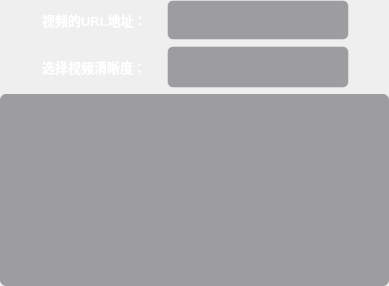
              <widget class="QWidget" name="page2">
               <property name="styleSheet">
                <string notr="true">#page2{
	background-color: rgba(255,255,255,0.0);
}</string>
               </property>
               <layout class="QVBoxLayout" name="verticalLayout_5">
                <property name="leftMargin">
                 <number>0</number>
                </property>
                <property name="topMargin">
                 <number>0</number>
                </property>
                <property name="rightMargin">
                 <number>0</number>
                </property>
                <property name="bottomMargin">
                 <number>0</number>
                </property>
                <item>
                 <layout class="QHBoxLayout" name="functionHorizontalLayout7">
                  <property name="spacing">
                   <number>0</number>
                  </property>
                  <item>
                   <spacer name="functionHorizontalSpacer11">
                    <property name="orientation">
                     <enum>Qt::Orientation::Horizontal</enum>
                    </property>
                    <property name="sizeType">
                     <enum>QSizePolicy::Policy::Fixed</enum>
                    </property>
                    <property name="sizeHint" stdset="0">
                     <size>
                      <width>42</width>
                      <height>20</height>
                     </size>
                    </property>
                   </spacer>
                  </item>
                  <item>
                   <layout class="QHBoxLayout" name="functionHorizontalLayout8">
                    <item>
                     <widget class="QLabel" name="functionLabel4">
                      <property name="minimumSize">
                       <size>
                        <width>125</width>
                        <height>40</height>
                       </size>
                      </property>
                      <property name="maximumSize">
                       <size>
                        <width>125</width>
                        <height>40</height>
                       </size>
                      </property>
                      <property name="styleSheet">
                       <string notr="true">QLabel{
	color: white;
	font-size: 10pt;
	font-family: &quot;黑体&quot;;
	font-weight: bold;
}</string>
                      </property>
                      <property name="text">
                       <string>视频的URL地址：</string>
                      </property>
                     </widget>
                    </item>
                    <item>
                     <widget class="QLineEdit" name="videoLineEdit2">
                      <property name="minimumSize">
                       <size>
                        <width>0</width>
                        <height>1</height>
                       </size>
                      </property>
                      <property name="maximumSize">
                       <size>
                        <width>16777215</width>
                        <height>40</height>
                       </size>
                      </property>
                      <property name="styleSheet">
                       <string notr="true">QLineEdit{
	border: 0px;
	outline: none;
	border-radius: 6px;
	padding: 0px 20px;
	font-size: 15px;
	background-color: rgba(35, 36, 41,0.4);
	border: 1px solid rgba(255,255,255,0.3);;
	color: white;
}

QLineEdit:focus{
	border: 1px solid #54A9FF;
}
</string>
                      </property>
                     </widget>
                    </item>
                   </layout>
                  </item>
                  <item>
                   <spacer name="functionHorizontalSpacer12">
                    <property name="orientation">
                     <enum>Qt::Orientation::Horizontal</enum>
                    </property>
                    <property name="sizeType">
                     <enum>QSizePolicy::Policy::Fixed</enum>
                    </property>
                    <property name="sizeHint" stdset="0">
                     <size>
                      <width>40</width>
                      <height>20</height>
                     </size>
                    </property>
                   </spacer>
                  </item>
                 </layout>
                </item>
                <item>
                 <layout class="QHBoxLayout" name="functionHorizontalLayout9">
                  <property name="spacing">
                   <number>0</number>
                  </property>
                  <item>
                   <spacer name="functionHorizontalSpacer13">
                    <property name="orientation">
                     <enum>Qt::Orientation::Horizontal</enum>
                    </property>
                    <property name="sizeType">
                     <enum>QSizePolicy::Policy::Fixed</enum>
                    </property>
                    <property name="sizeHint" stdset="0">
                     <size>
                      <width>42</width>
                      <height>20</height>
                     </size>
                    </property>
                   </spacer>
                  </item>
                  <item>
                   <layout class="QHBoxLayout" name="functionHorizontalLayout10">
                    <item>
                     <widget class="QLabel" name="functionLabel5">
                      <property name="minimumSize">
                       <size>
                        <width>125</width>
                        <height>40</height>
                       </size>
                      </property>
                      <property name="maximumSize">
                       <size>
                        <width>125</width>
                        <height>40</height>
                       </size>
                      </property>
                      <property name="styleSheet">
                       <string notr="true">QLabel{
	color: white;
	font-size: 10pt;
	font-family: &quot;黑体&quot;;
	font-weight: bold;
}</string>
                      </property>
                      <property name="text">
                       <string>选择视频清晰度：</string>
                      </property>
                     </widget>
                    </item>
                    <item>
                     <widget class="QComboBox" name="ClarityComboBox">
                      <property name="enabled">
                       <bool>true</bool>
                      </property>
                      <property name="styleSheet">
                       <string notr="true">QComboBox{
	height: 40px;
	border: 0px;
	outline: none;
	border-radius: 6px;
	padding: 0px 20px;
	background-color: rgba(35, 36, 41,0.4);
	border: 1px solid rgba(255,255,255,0.3);;
	color: white;
}

QComboBox::drop-down{
	width: 40px;
	height: 40px;
	background-color: rgba(35, 36, 41,0);
	border-radius: 6px;
}

QComboBox::down-arrow{	
	image: url(:/icons/res/icons/下箭头.png);
	width: 35px;
	height: 35px;
}

QComboBox:focus{
	border: 1px solid #54A9FF;
}

QComboBox QAbstractItemView {
	border: 1px solid #54A9FF;
	background-color: rgb(35, 36, 41);
	color: white;
}</string>
                      </property>
                     </widget>
                    </item>
                   </layout>
                  </item>
                  <item>
                   <spacer name="functionHorizontalSpacer14">
                    <property name="orientation">
                     <enum>Qt::Orientation::Horizontal</enum>
                    </property>
                    <property name="sizeType">
                     <enum>QSizePolicy::Policy::Fixed</enum>
                    </property>
                    <property name="sizeHint" stdset="0">
                     <size>
                      <width>40</width>
                      <height>20</height>
                     </size>
                    </property>
                   </spacer>
                  </item>
                 </layout>
                </item>
                <item>
                 <widget class="QTextEdit" name="functionLogTextEdit2">
                  <property name="styleSheet">
                   <string notr="true">QTextEdit{
	border: 0px;
	outline: none;
	border-radius: 6px;
	padding: 0px 20px;
	font-size: 15px;
	background-color: rgba(35, 36, 41,0.4);
	color: white;
}

QTextEdit:focus{
	border: 1px solid #54A9FF;
}
</string>
                  </property>
                  <property name="readOnly">
                   <bool>true</bool>
                  </property>
                 </widget>
                </item>
               </layout>
              </widget>
